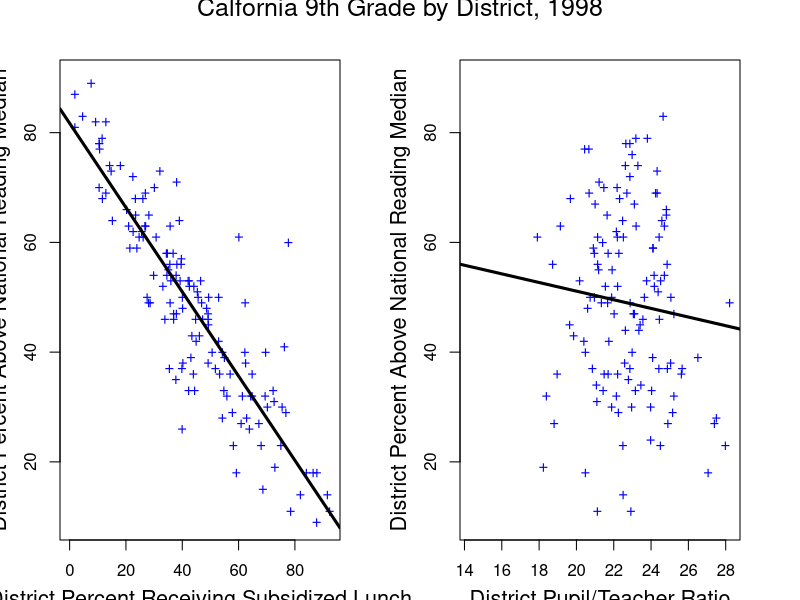
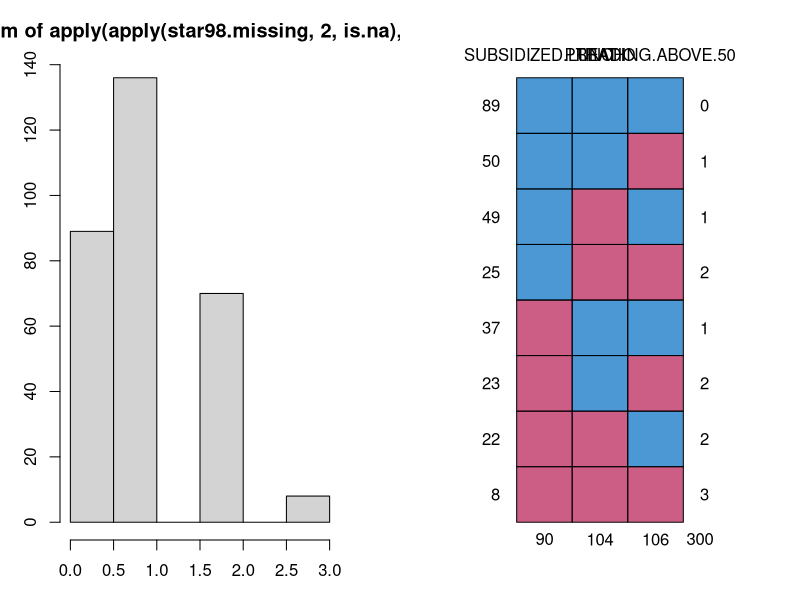

Source code (R) for these figures, in order:
## ---- chunk 1
knitr::opts_chunk$set(echo = TRUE)
## ---- chunk 2
star98.missing <- read.table("star98.missing.dat",header=TRUE)
par(mfrow=c(1,2),mar=c(3,3,3,3))
plot(star98.missing$SUBSIDIZED.LUNCH,star98.missing$READING.ABOVE.50,pch="+",col="blue")
abline(lm(star98.missing$READING.ABOVE.50~star98.missing$SUBSIDIZED.LUNCH),lwd=3)
mtext(side=1,cex=1.3,line=2.5,"District Percent Receiving Subsidized Lunch")
mtext(side=2,cex=1.3,line=2.5,"District Percent Above National Reading Median")
plot(star98.missing$PTRATIO,star98.missing$READING.ABOVE.50,pch="+",col="blue")
abline(lm(star98.missing$READING.ABOVE.50~star98.missing$PTRATIO),lwd=3)
mtext(side=1,cex=1.3,line=2.5,"District Pupil/Teacher Ratio")
mtext(side=2,cex=1.3,line=2.5,"District Percent Above National Reading Median")
mtext(side=3,cex=1.5,outer=TRUE,line=-1,"Calfornia 9th Grade by District, 1998")


#Determine how much missing data there is:
sum(is.na(star98.missing))/prod(dim(star98.missing))
summary(star98.missing)
hist(apply(apply(star98.missing, 2, is.na), 1, sum))


lm1 <- lm(star98.missing$READING.ABOVE.50~star98.missing$SUBSIDIZED.LUNCH, na.action=na.omit)
lm2 <- lm(star98.missing$READING.ABOVE.50~star98.missing$PTRATIO, na.action=na.omit)
summary(lm1)
summary(lm2)

library(mice)
md.pattern(star98.missing)
m <- 50
star98.imp <- mice(star98.missing, m)
star98.mids1 <- lm.mids(star98.missing$READING.ABOVE.50~star98.missing$SUBSIDIZED.LUNCH,
	                      data=star98.imp)
star98.mids2 <- lm.mids(star98.missing$READING.ABOVE.50~star98.missing$PTRATIO,
	                      data=star98.imp)
summary(pool(star98.mids1))
summary(pool(star98.mids2))

## ---- chunk 3
mi <- function(data.mat) {
  for (i in 1:ncol(data.mat)) {
    if (sum(is.na(data.mat[,i])) > 0) {
      print(paste("column",i,"has missing data"))
      mean.col <- mean(data.mat[,i],na.rm=TRUE)
      for (j in 1:nrow(data.mat)) {
        if (is.na(data.mat[j,i]) ==TRUE) data.mat[j,i] <- mean.col
      }
    }
  }
  return(data.mat)
}
